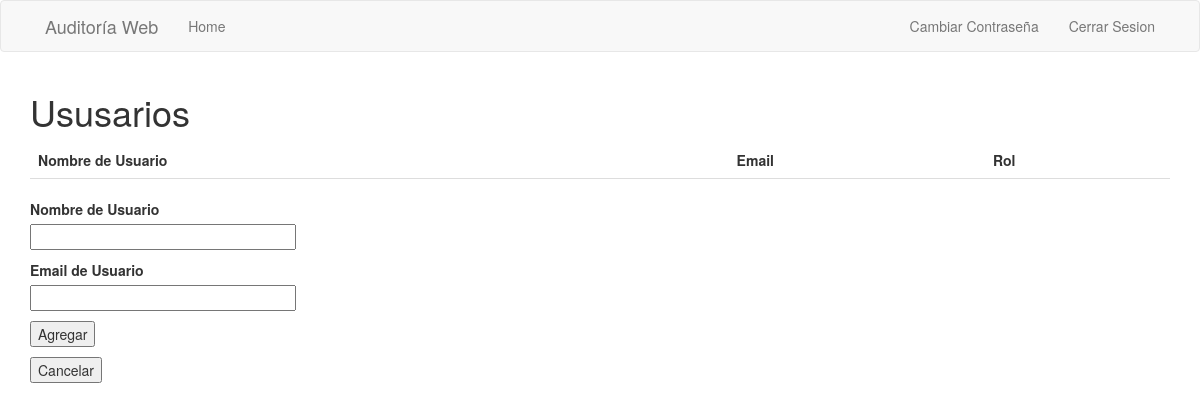
The page /audits (signed in) on the database as committed earlier.
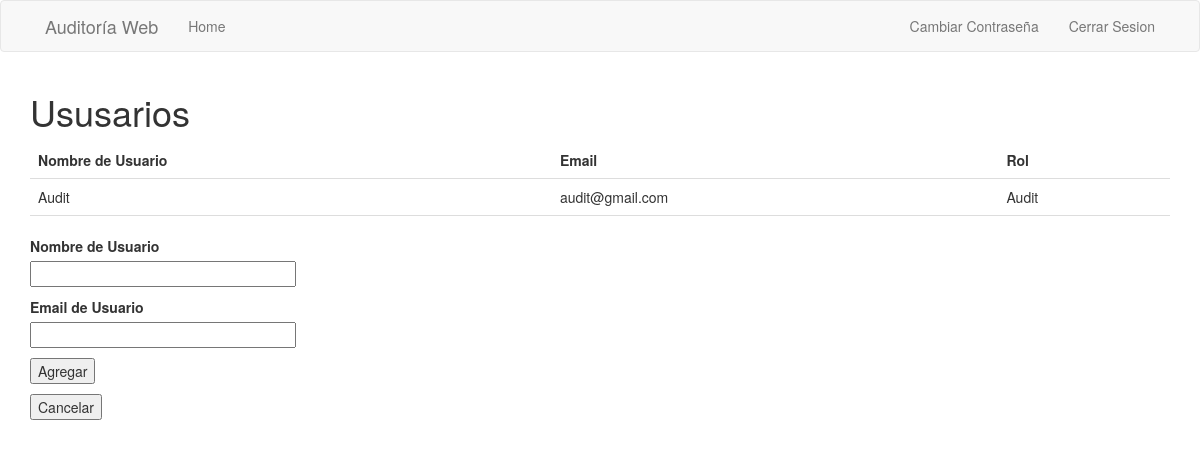
The same page on the database as committed later.
### app/models.py (models this page shows, shortened)
class User(UserMixin, db.Model):
    id = db.Column(db.Integer, primary_key=True)
    username = db.Column(db.String(64), index=True, unique=True)
    client_name = db.Column(db.String(64))
    email = db.Column(db.String(120), index=True, unique=True)
    password_hash = db.Column(db.String(128))
    hashCode = db.Column(db.String(120))
    role = db.Column(db.String(50), unique=False)
    contract = db.relationship("Contract", backref="client", lazy="dynamic")

### app/routes.py (the view)
@app.route("/audits", methods=["GET", "POST"])
@login_required
def audits():
    form = AddAuditForm()
    audits = User.query.filter_by(role="Audit").all()
    if form.validate_on_submit():
        audit = User(username=form.username.data, email=form.email.data)
        audit.set_password("audit")
        audit.set_role("Audit")
        db.session.add(audit)
        db.session.commit()
    if form.cancel.data:
        return render_template("admin_page.html")
    return render_template("audits.html", form=form, audits=audits)

### app/forms.py
class AddAuditForm(FlaskForm):
    username = StringField("Nombre de Usuario", validators=[DataRequired()])
    email = StringField("Email de Usuario", validators=[DataRequired()])
    submit = SubmitField("Agregar")
    cancel = SubmitField("Cancelar")

### app/models.py (called while the page is built)
@login.user_loader
def load_user(id):
    return User.query.get(int(id))

### app/templates/audits.html (shortened to what this page needs)
{% extends "base.html" %}
{% block app_content %}
<head>
</head>
<h1>Ususarios</h1>
<table style="width:100%">
    <tr>
        <th>Nombre de Usuario</th>
        <th>Email</th>
        <th>Rol</th>
    </tr>
    <tbody>
        {% for audit in audits %}
        <tr>
            <td title="{{ audit.username }}">{{ audit.username }}</td>
            <td title="{{ audit.email }}">{{ audit.email }}</td>
            <td title="{{ audit.role }}">{{ audit.role }}</td>
        </tr>
        {% endfor %}
    </tbody>
</table>
<br>
<form action="" method="POST" novalidate>
    <p>
        {{ form.username.label }}<br>
        {{ form.username(size=32) }}<br>
    </p>
    <p>
        {{ form.email.label }}<br>
        {{ form.email(size=32) }}<br>
    </p>
    <p>{{ form.submit() }}</p>
    <p>{{ form.cancel() }}</p>
</form>
{% endblock %}

### app/templates/base.html (shortened to what this page needs)
{% extends 'bootstrap/base.html' %}
{% block navbar %}
  <nav class="navbar navbar-default">
    <div>
      <div class="container">
        <div class="navbar-header">
            <a class="navbar-brand" href="{{ url_for('index') }}">Auditoría Web</a>
        </div>
        <div class="collapse navbar-collapse" id="bs-example-navbar-collapse-1">
            <ul class="nav navbar-nav">
                <li><a href="{{ url_for('index') }}">Home</a></li>
            </ul>
            <ul class="nav navbar-nav navbar-right">
              {%if current_user.is_anonymous %}
                <li><a href="{{ url_for('login') }}">Iniciar Sesion</a></li>
              {% else %}
                <li><a href="{{ url_for('change') }}">Cambiar Contraseña</a></li>
                <li><a onclick="ConfirmCloseSession(this)">Cerrar Sesion</a></li>
              {% endif %}
            </ul>
        </div>
      </div>
    </div>
  </nav>
{% endblock %}
{% block content %}
<div class="container">
  {% block app_content %}{% endblock %}
</div>
{% endblock %}

### app/templates/audits.html (style rules this page uses)
table { border-collapse: collapse; width: 100%; }
th, td { padding: 8px; text-align: left; border-bottom: 1px solid #ddd; }

Rows that differ between the two databases and show on the page:
added User: username "Audit", email "audit@gmail.com", role "Audit"
